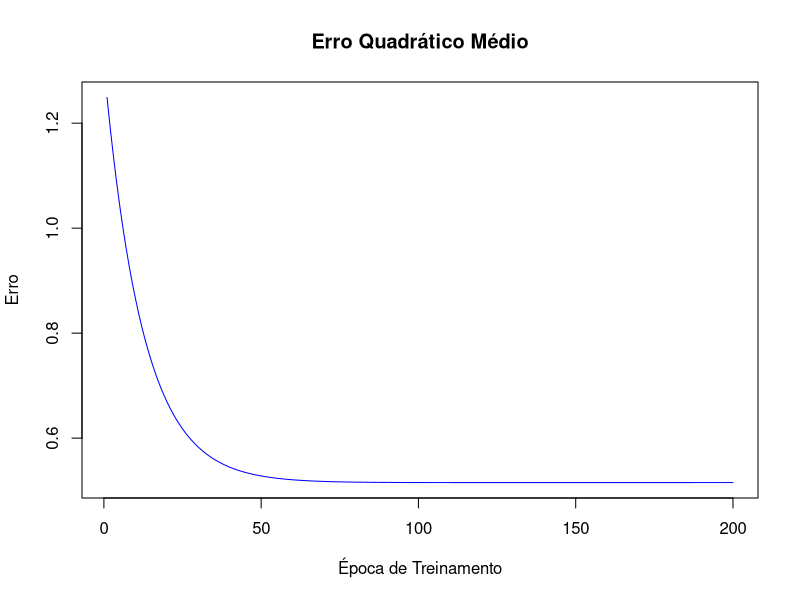
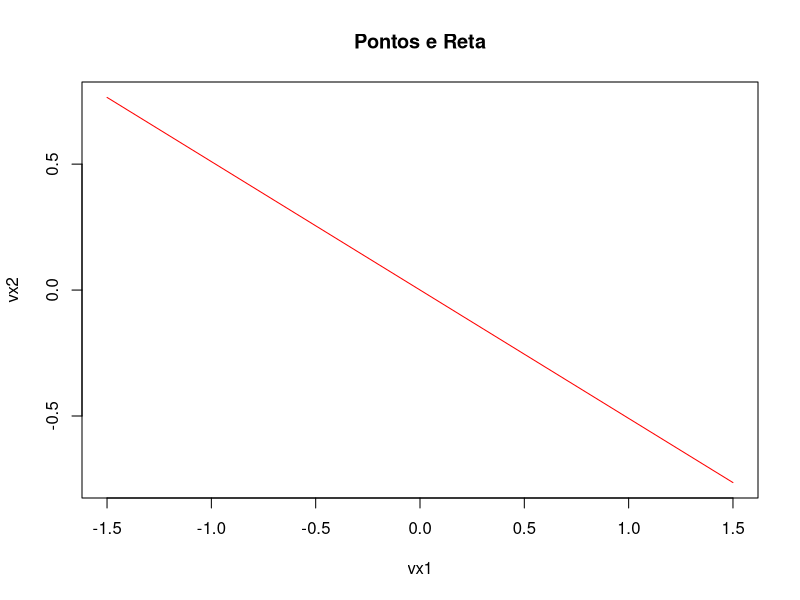
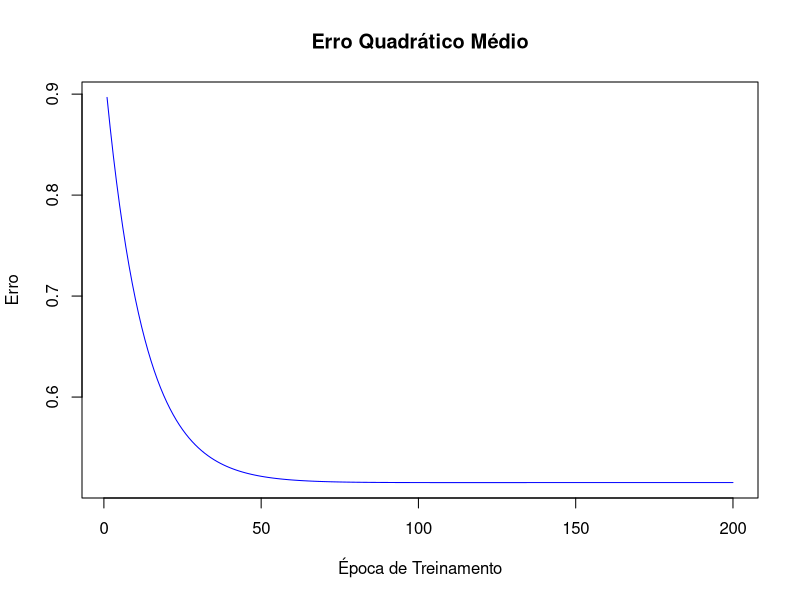
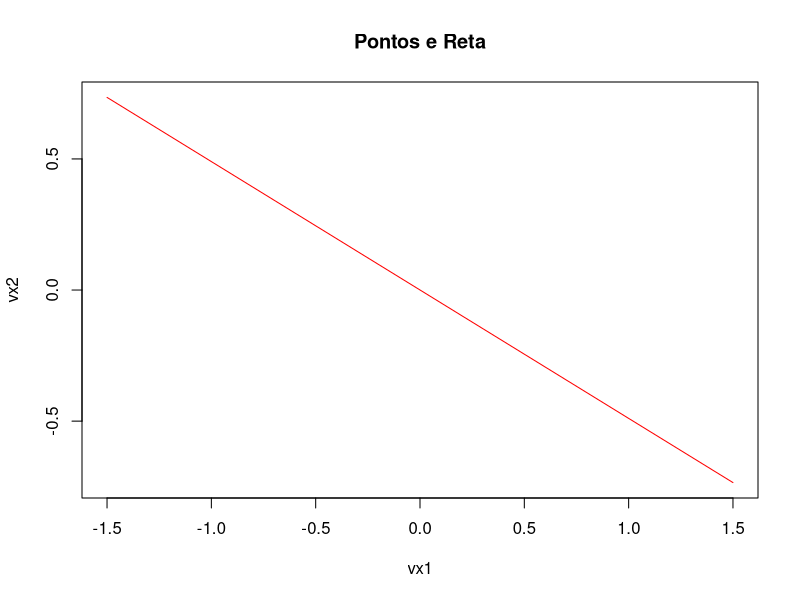
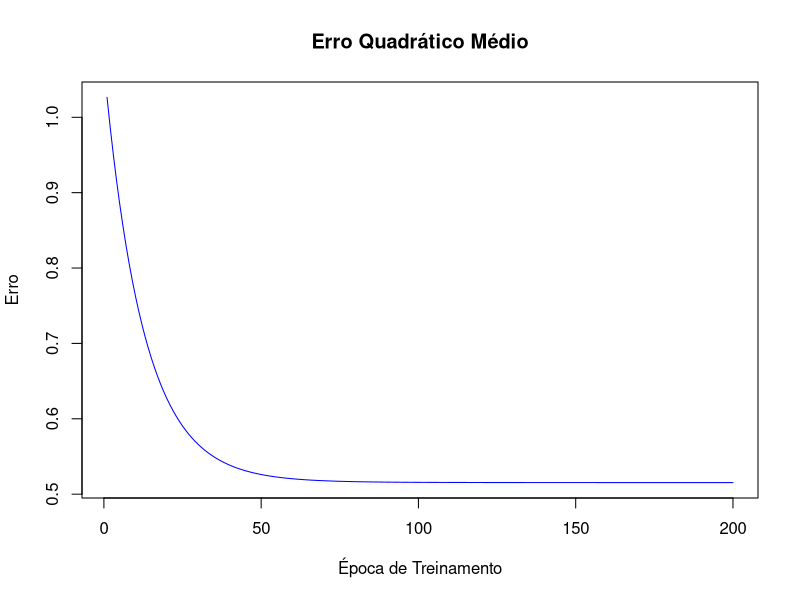
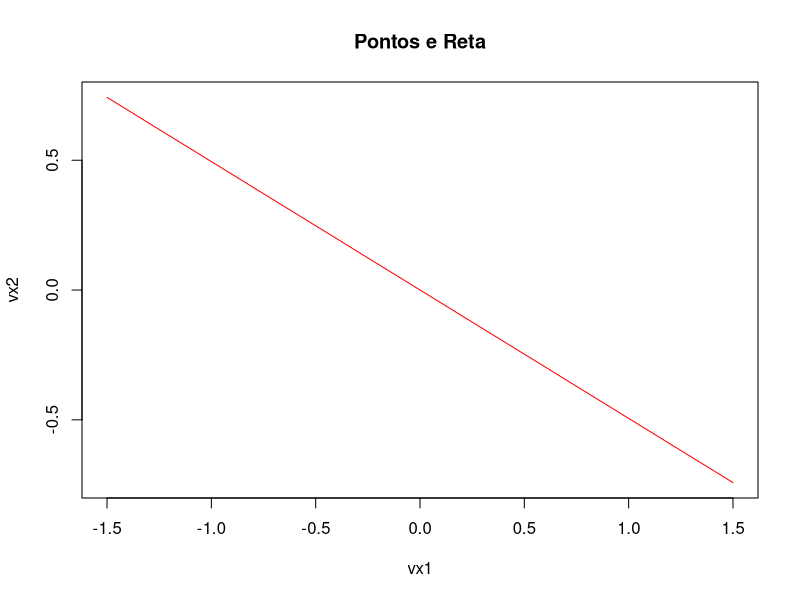

These charts were generated, in order, by the following R code:
# Perceptron Multicamadas - Porta XOR
# Inteligencia Aplicada - Redes Neurais
# Autor: Ismael Fernandes Brito
# Data: 18/06/2022

# Limpando Console e Enviroment
cat("\014") # Equivalente Ctrl+L
rm(list=ls()) 

# Entrada bias do neuronio - x0
x0 <- -1

# Vetores com os exemplos (0,0), (0,1), (1,0) e (1,1), usando -1 ao invés de 0
ex1 <- c(x0,-1,-1)
ex2 <- c(x0,-1,1)
ex3 <- c(x0,1,-1)
ex4 <- c(x0,1,1)
Xe <- cbind(ex1,ex2,ex3,ex4) # cada coluna é um exemplo x

# Vetor das respostas desejadas
d <- c(-1,1,1,-1)

# Vetor de Pesos - w0, w1 e w2
W <- runif(3)

# Vetor de Pesos - m0, m1 e m2
M <- runif(3)

# -----------------------------------------------# 
#             FASE DE APRENDIZAGEM               # 
# -----------------------------------------------# 

# Taxa de aprendizagem ou Passo de aprendizagem (eta)
passo <- 0.01
# Quantidade Maxima de epocas para aprendizagem
nEpocas <- 200
# Vetor com erro quadrático em cada época de treinamento
eqm <- numeric(nEpocas)

# Calculando as distancias de cada linha do teste para todas as linhas do treino
for(i in 1:nEpocas){
  soma <- 0
  for(t in 1:4){
    # Calculando a saída do neurônio
    u <- W %*% Xe[,t]
    # Calculando o erro e o erro quadrático
    erro <- d[t] - u
    soma <- soma + 0.5*erro^2
    # Atualizando os pesos W
    W <- W + passo * erro %*% Xe[,t]
  }
  eqm[i] <- soma/4
}

# Plotando o gráfico
plot(1:nEpocas, eqm, xlab = 'Época de Treinamento', ylab = 'Erro', type = 'l', col = 'blue')
title('Erro Quadrático Médio')

# ------------# 
#  RESULTADOS # 
# ------------# 

# Plotando a reta de separaçao
vx1 <- seq(-1.5,1.5,0.1)
vx2 <- -1*(W[,2]/W[,3])*vx1 + W[,1]
plot(vx1, vx2, type = 'l', col = 'red')

# Plotando os pontos
x1 <- Xe[2,]
x2 <- Xe[3,]
points(x1, x2, col = 'blue')
title('Pontos e Reta')
# ---------------------------------------------------------------------------- #
# Perceptron Simples - Porta XOR
# Inteligencia Aplicada - Redes Neurais
# Autor: Ismael Fernandes Brito
# Data: 18/06/2022

# Limpando Console e Enviroment
cat("\014") # Equivalente Ctrl+L
rm(list=ls()) 

# Entrada bias do neuronio - x0
x0 <- -1

# Vetores com os exemplos (0,0), (0,1), (1,0) e (1,1), usando -1 ao invés de 0
ex1 <- c(x0,-1,-1)
ex2 <- c(x0,-1,1)
ex3 <- c(x0,1,-1)
ex4 <- c(x0,1,1)
Xe <- cbind(ex1,ex2,ex3,ex4) #cada coluna é um exemplo x

# Vetor das respostas desejadas
d <- c(-1,1,1,-1)

# Vetor de Pesos - w0, w1 e w2
W <- runif(3)

# -----------------------------------------------# 
#             FASE DE APRENDIZAGEM               # 
# -----------------------------------------------# 

# Taxa de aprendizagem ou Passo de aprendizagem (eta)
passo <- 0.01
# Quantidade Maxima de epocas para aprendizagem
nEpocas <- 200
# Vetor com erro quadrático em cada época de treinamento
eqm <- numeric(nEpocas)

# Calculando as distancias de cada linha do teste para todas as linhas do treino
for(i in 1:nEpocas){
  soma <- 0
  for(t in 1:4){
    # Calculando a saída do neurônio
    u <- W %*% Xe[,t]
    # Calculando o erro e o erro quadrático
    erro <- d[t] - u
    soma <- soma + 0.5*erro^2
    # Atualizando os pesos W
    W <- W + passo * erro %*% Xe[,t]
  }
  eqm[i] <- soma/4
}

# Plotando o gráfico
plot(1:nEpocas, eqm, xlab = 'Época de Treinamento', ylab = 'Erro', type = 'l', col = 'blue')
title('Erro Quadrático Médio')

# ------------# 
#  RESULTADOS # 
# ------------# 

# Plotando a reta de separaçao
vx1 <- seq(-1.5,1.5,0.1)
vx2 <- -1*(W[,2]/W[,3])*vx1 + W[,1]
plot(vx1, vx2, type = 'l', col = 'red')

# Plotando os pontos
x1 <- Xe[2,]
x2 <- Xe[3,]
points(x1, x2, col = 'blue')
title('Pontos e Reta')
# ---------------------------------------------------------------------------- #
# Perceptron Simples - Porta XNOR
# Inteligencia Aplicada - Redes Neurais
# Autor: Ismael Fernandes Brito
# Data: 18/06/2022

# Limpando Console e Enviroment
cat("\014") # Equivalente Ctrl+L
rm(list=ls()) 

# Entrada bias do neuronio - x0
x0 <- -1

# Vetores com os exemplos (0,0), (0,1), (1,0) e (1,1), usando -1 ao invés de 0
ex1 <- c(x0,-1,-1)
ex2 <- c(x0,-1,1)
ex3 <- c(x0,1,-1)
ex4 <- c(x0,1,1)
Xe <- cbind(ex1,ex2,ex3,ex4) #cada coluna é um exemplo x

# Vetor das respostas desejadas
d <- c(1,-1,-1,1)

# Vetor de Pesos - w0, w1 e w2
W <- runif(3)

# -----------------------------------------------# 
#             FASE DE APRENDIZAGEM               # 
# -----------------------------------------------# 

# Taxa de aprendizagem ou Passo de aprendizagem (eta)
passo <- 0.01
# Quantidade Maxima de epocas para aprendizagem
nEpocas <- 200
# Vetor com erro quadrático em cada época de treinamento
eqm <- numeric(nEpocas)

# Calculando as distancias de cada linha do teste para todas as linhas do treino
for(i in 1:nEpocas){
  soma <- 0
  for(t in 1:4){
    # Calculando a saída do neurônio
    u <- W %*% Xe[,t]
    # Calculando o erro e o erro quadrático
    erro <- d[t] - u
    soma <- soma + 0.5*erro^2
    # Atualizando os pesos W
    W <- W + passo * erro %*% Xe[,t]
  }
  eqm[i] <- soma/4
}

# Plotando o gráfico
plot(1:nEpocas, eqm, xlab = 'Época de Treinamento', ylab = 'Erro', type = 'l', col = 'blue')
title('Erro Quadrático Médio')

# ------------# 
#  RESULTADOS # 
# ------------# 

# Plotando a reta de separaçao
vx1 <- seq(-1.5,1.5,0.1)
vx2 <- -1*(W[,2]/W[,3])*vx1 + W[,1]
plot(vx1, vx2, type = 'l', col = 'red')

# Plotando os pontos
x1 <- Xe[2,]
x2 <- Xe[3,]
points(x1, x2, col = 'blue')
title('Pontos e Reta')